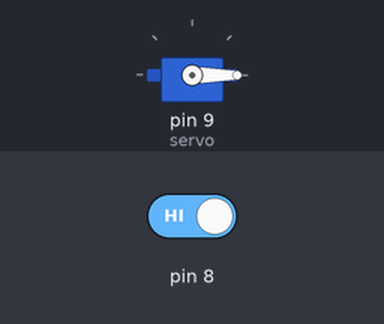
A sketch run on a simulated Arduino Uno, built with avr-gcc and run on an emulated ATmega328P. Shown: servo. The inputs (shaded band) are chosen by the test bench; at power-on: pin 8 HIGH.

Above: at 1.2 s.
1.3 s: pin 8 driven LOW
At 1.8 s:
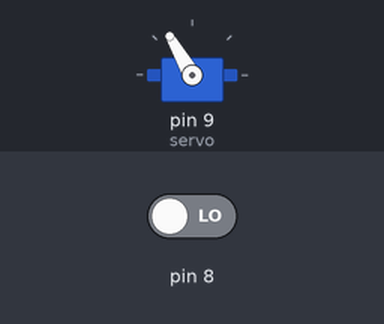
Timing chart, 0 to 4.3 s (numbered marks = the images above; inputs shaded):
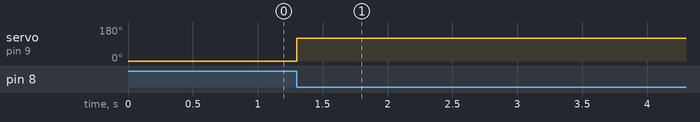

The sketch:

Gatekeeper.ino
```cpp
#include <Servo.h>

Servo servo;

void setup() {
  servo.attach(9);
  pinMode(8, INPUT);
  servo.write(0);
}

void loop() {
  int state = digitalRead(8);
  if(!state)
  {
    servo.write(120);
    delay(5000);
    servo.write(0);
    //delay(1000);
  }
}
```

Measured:
- after the input at 1.3 s, servo on pin 9 (servo): 0° → 120° at once
